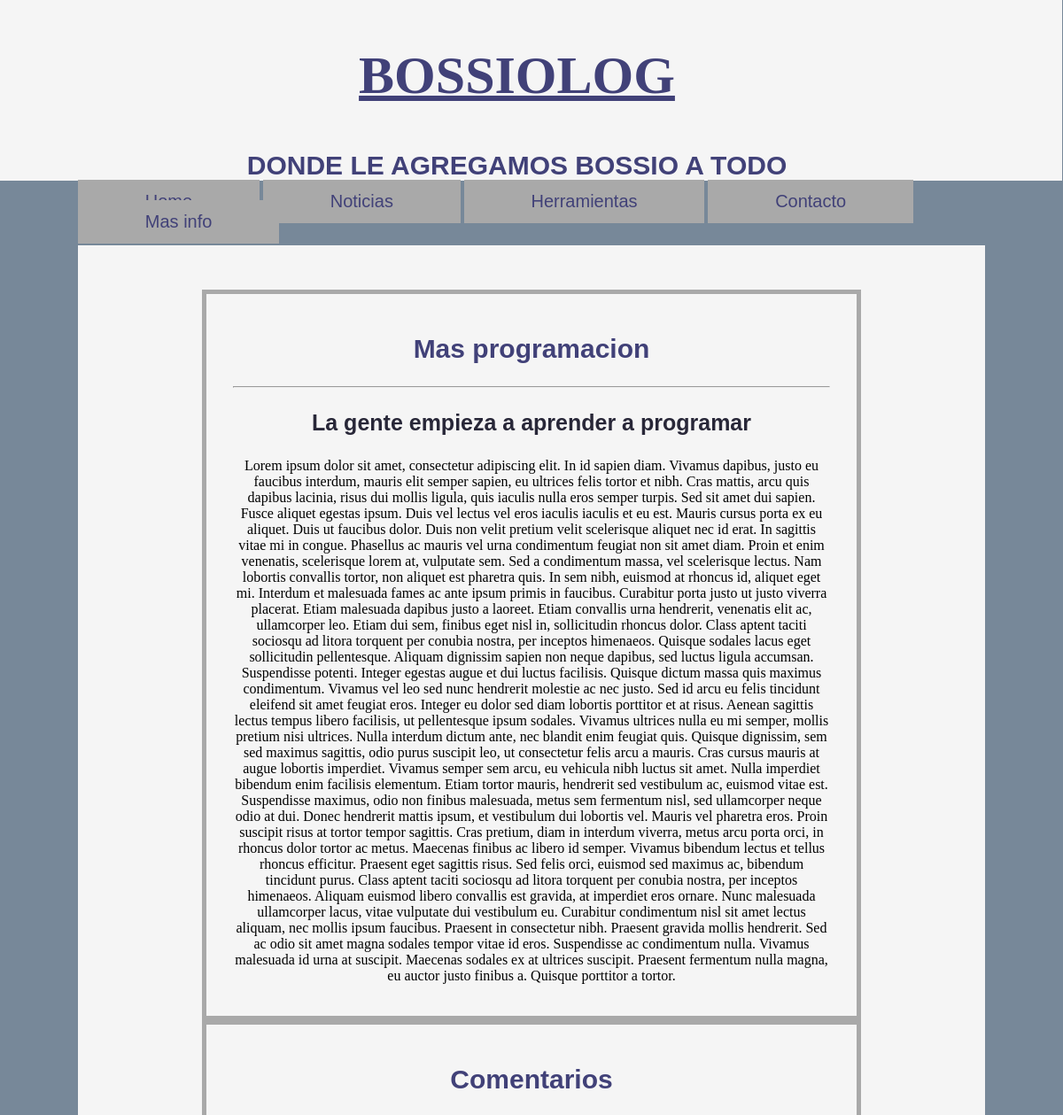
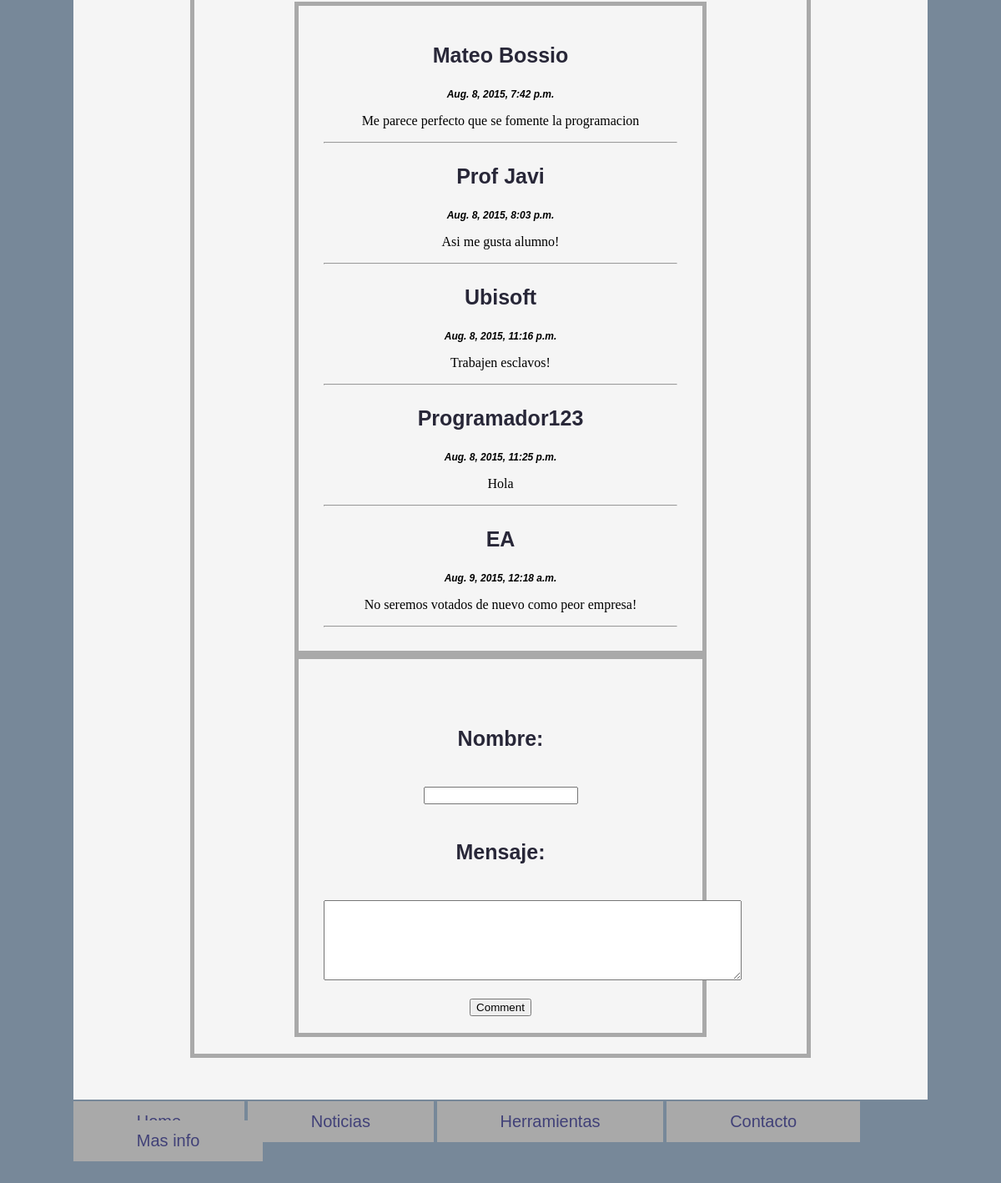
/ver_post/3, run on the app's committed database (2 pictures, top to bottom).
### Blog/models.py (models this page shows, shortened)
class Post(models.Model):
    class Meta:
        ordering=['-fecha_pub']
    titulo_txt = models.CharField('Titulo', max_length=20)
    fecha_pub = models.DateTimeField('date published', auto_now_add=True)
    txt_resumen = models.CharField('Resumen', max_length=50)
    txt_cont = models.TextField('Contenido')
    categoria = models.ForeignKey(Categoria)

class Coment(models.Model):
    fecha_pub = models.DateTimeField('date published', auto_now_add=True)
    titulo_txt = models.CharField('Titulo del Comentario', max_length=20)
    coment_txt = models.TextField('Comentatrio', max_length=100)
    published = models.BooleanField(u'Publicado?', default=True)
    post = models.ForeignKey(Post)

### Blog/views.py (the view)
# urls.py: url(r'^ver_post/(?P<id_post>[0-9]+)$', 'Blog.views.ver_post', name='posts'),
def ver_post(request, id_post):
    context = RequestContext(request)
    post = Post.objects.get(id=id_post)
    coments = Coment.objects.filter(post=post, published = True)
    return render_to_response('posts.html',
                              {'post':post, 'coments':coments},
                              context)

### Blog/templates/posts.html (shortened to what this page needs)
<!DOCTYPE html>
{% extends 'base.html' %}
{% load staticfiles %}
{% block content %}
    <div class="posts">
        <h2>{{post.titulo_txt}}</h2>
        <hr>
        <h3>{{post.txt_resumen}}</h3>
        <p>{{post.txt_cont}}</p>
    </div>
    <div class="posts">
        <h2>Comentarios</h2>
        <div id="mensajes">
            {% include "mensajes.html" %}
        </div>
        <div class="posts">
        <br>
        <br>
        <h3>Nombre:</h3>
        <br>
        <input name="nombre" type="text" style="color:black" id="name" required data-validation-required-message="Please enter your name.">
        <br>
        <br>
        <h3>Mensaje:</h3>
        <br>
        <textarea name="mensaje" rows="6" cols="60" style="color:black" id="message" required data-validation-required-message="Please enter a message."></textarea>
        <br>
        <br>
        <button id="btn_enviar" name="enviar"> Comment </button>
        </div>
    </div>
{% endblock %}

### Blog/templates/mensajes.html
<div class="posts">
    {% for comentario in coments %}
        <h3>{{comentario.titulo_txt}}</h3>
        <h4>{{comentario.fecha_pub}}</h4>
        <p>{{comentario.coment_txt}}</p>
        <hr>
    {% endfor %}
</div>

### Blog/static/css/style.css (style rules this page uses)
body { background-color: lightslategrey; }
h2 { font-family: sans-serif; text-align: center; font-size: 30px; color: rgba(65, 65, 120, 1);; }
h3 { font-family: arial; color: rgba(40, 39, 56, 1); font-size: 25px; }
h4 { font-family: arial; font-size: 12px; font-style: oblique; }
.posts { background-color: #F5F5F5; margin-left: 90px; margin-right: 90px; padding: 20px 30px; text-align: center; border: 5px solid #A9A9A9 }

### data on the page
Post: titulo_txt "Mas programacion", txt_resumen "La gente empieza a aprender a programar", txt_cont "Lorem ipsum dolor sit amet, consectetur adipiscing elit. In id sapien diam. Vivamus dapibus, justo eu faucibus interdum, mauris elit semper sapien, eu ultrices felis tortor et nibh. Cras mattis, arcu quis dapibus lacinia, risus dui mollis ligula, quis iaculis nulla eros semper turpis. Sed sit amet dui sapien. Fusce aliquet egestas ipsum. Duis vel lectus vel eros iaculis iaculis et eu est. Mauris cursus porta ex eu aliquet. Duis ut faucibus dolor. Duis non velit pretium velit scelerisque aliquet nec id erat. In sagittis vitae mi in congue. Phasellus ac mauris vel urna condimentum feugiat non sit amet diam. Proin et enim venenatis, scelerisque lorem at, vulputate sem. Sed a condimentum massa,…"
Coment: titulo_txt "Mateo Bossio", fecha_pub "Aug. 8, 2015, 7:42 p.m.", coment_txt "Me parece perfecto que se fomente la programacion"
Coment: titulo_txt "Prof Javi", fecha_pub "Aug. 8, 2015, 8:03 p.m.", coment_txt "Asi me gusta alumno!"
Coment: titulo_txt "Ubisoft", fecha_pub "Aug. 8, 2015, 11:16 p.m.", coment_txt "Trabajen esclavos!"
Coment: titulo_txt "Programador123", fecha_pub "Aug. 8, 2015, 11:25 p.m.", coment_txt "Hola"
Coment: titulo_txt "EA", fecha_pub "Aug. 9, 2015, 12:18 a.m.", coment_txt "No seremos votados de nuevo como peor empresa!"
